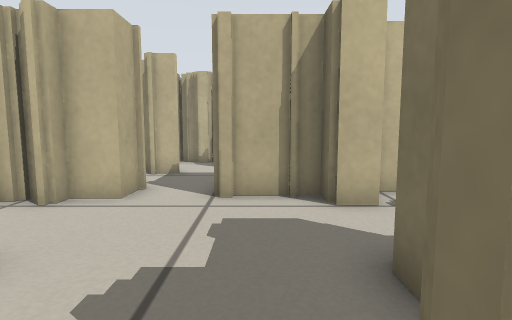
View 1 (above)

20 first-person views from a walk through a world built for the Player/Stage simulator. The camera is 0.39 m above the floor, tilts 6° down and sees 80° across. Floor lines are 1 m apart. The floor is counted in squares, 0.25 m on a side. Each view is taken from the middle of a square. On the plan, view 1 faces up. The plan holds only what a view shows up to about 15 squares ahead; the rest is blank. The place goes on beyond the plan. Robots are left out.

View 2
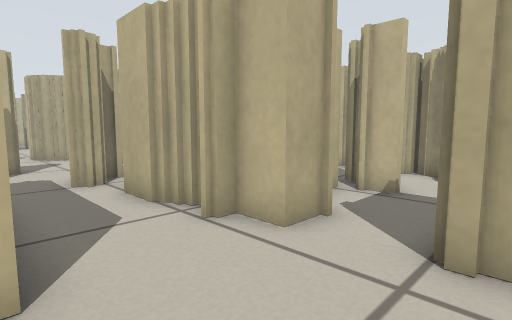

View 3
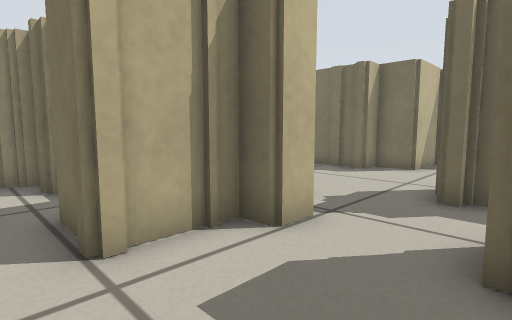

View 4
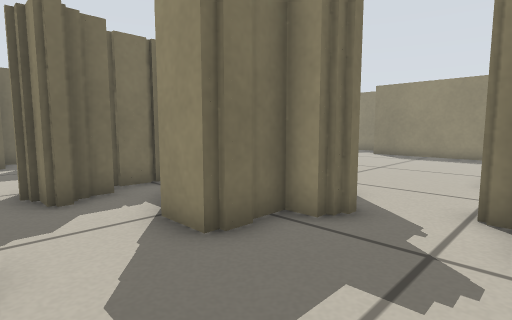

View 5
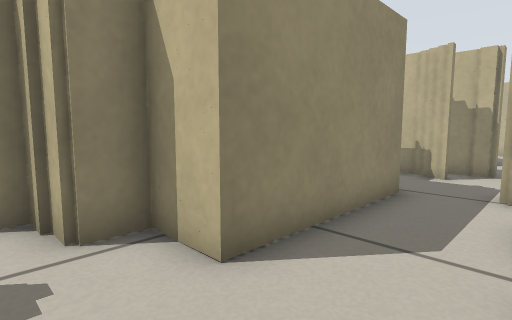

View 6
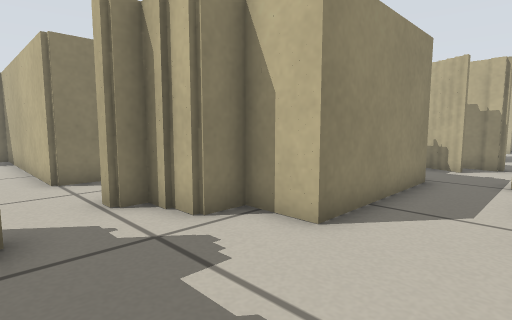

View 7
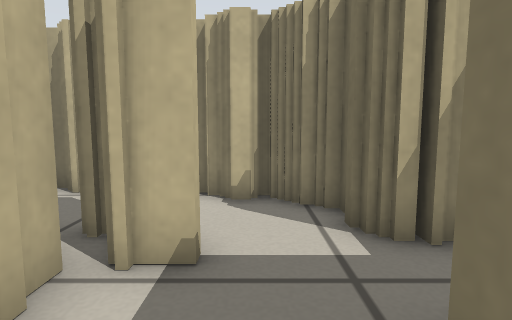

View 8
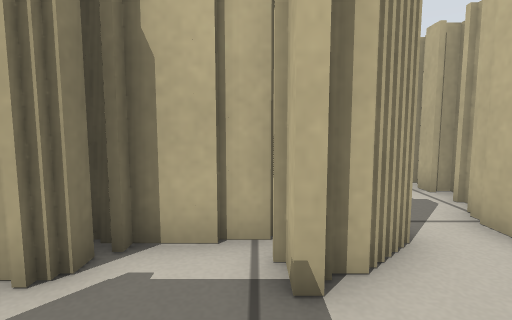

View 9
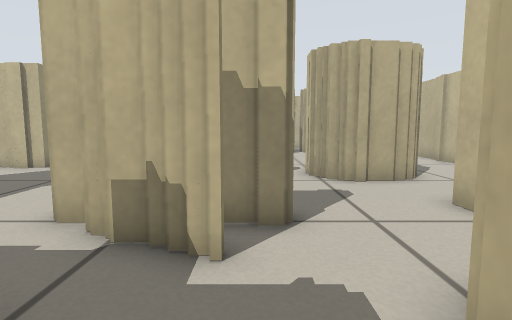

View 10
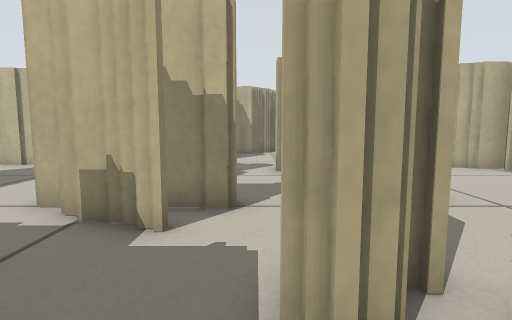

View 11
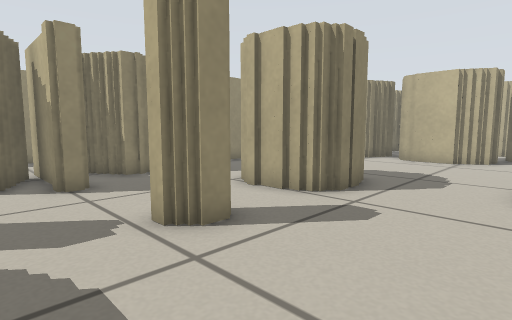

View 12
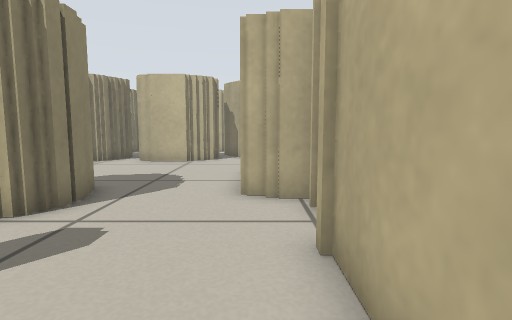

View 13
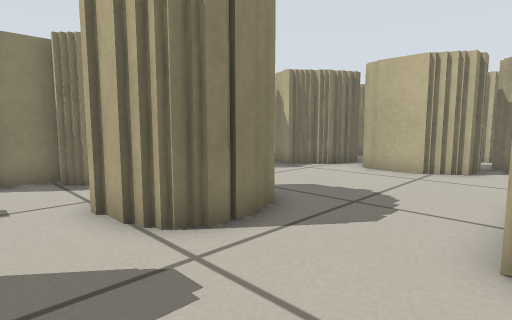

View 14
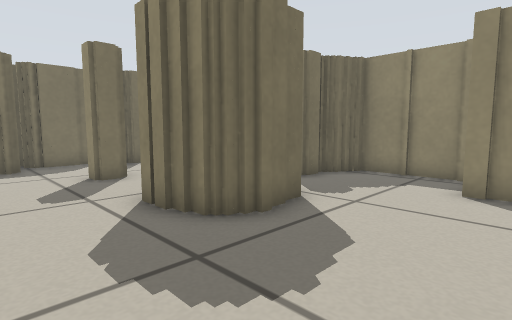

View 15
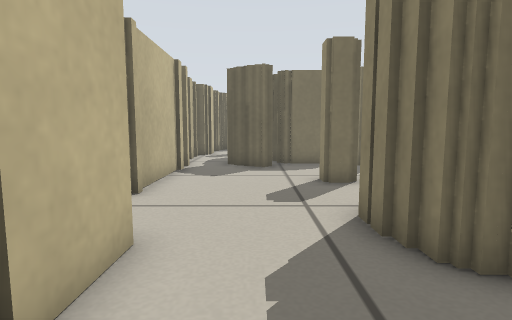

View 16
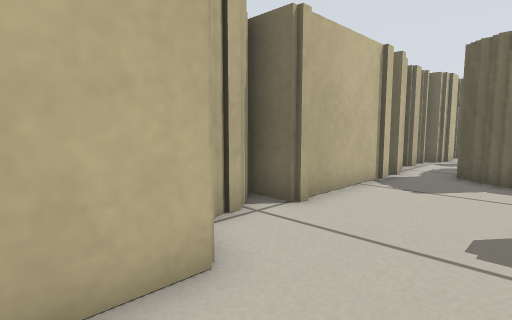

View 17
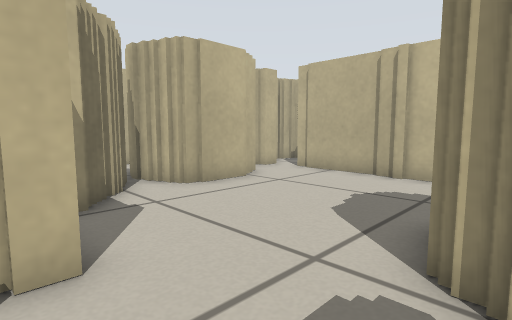

View 18
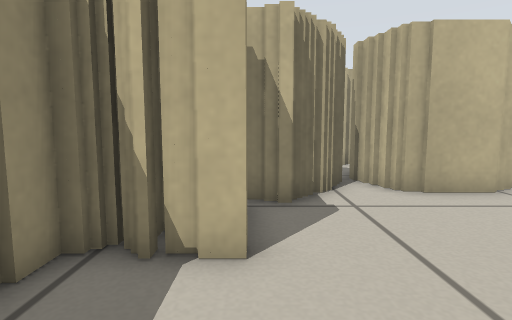

View 19
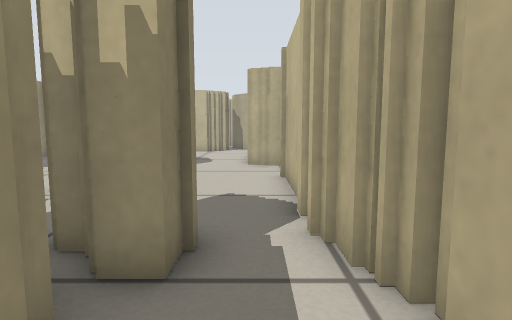

View 20
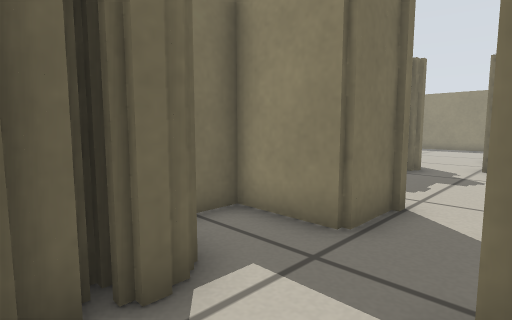

### Floor plan
Key: @ floor where view 1 was taken; # wall or solid block; . floor.
Columns run from 28 left of view 1 to 13 right of it. Each row starts with its distance up from view 1.
 15          ####      ####  #
 14          ############.######
 13 ##########.................##
 12 #.................##.# .#..##
 11 ##...............##### ###..###      #
 10  ##..............###    ##....#     .#
  9  ##.....####..#...##    #..####    ..#
  8  ##.....#  #..#...##    ##.####  ....##
  7 ##......#  #......##   ###.##### .....####
  6 ##......####......#######............... #
  5  ##...............##.............## .....#
  4   ####....##...##................##
  3     ##....####.##..#######... ####
  2      ## .##  ####.       # ..##
  1       ####    ##..       ##..##
  0               ...         ##@
 -1             ....           #..
 -2            ...             ....
 -3           ..                ...
 -4         #..   ##          ##....
 -5         #..                #....
 -6         #                  #.....
 -7                            #.....
 -8                            #.....
 -9                            #.....
-10                            #....
-11                            # ..
-12                            ####

Positions as (right, up) in squares from view 1, and headings:
1: (0, 0), facing up
2: (0, 3), facing up-left
3: (-2, 3), facing up-right
4: (-2, 6), facing down-right
5: (-1, 6), facing down-left
6: (1, 6), facing down-left
7: (-2, 7), facing up
8: (0, 10), facing left
9: (-8, 4), facing left
10: (-7, 5), facing left
11: (-11, 13), facing down-left
12: (-12, 13), facing left
13: (-15, 13), facing down-left
14: (-24, 12), facing down-right
15: (-23, 11), facing right
16: (-21, 10), facing up-right
17: (-19, 3), facing up-left
18: (-19, 4), facing left
19: (-6, 13), facing left
20: (-3, 13), facing down-right
